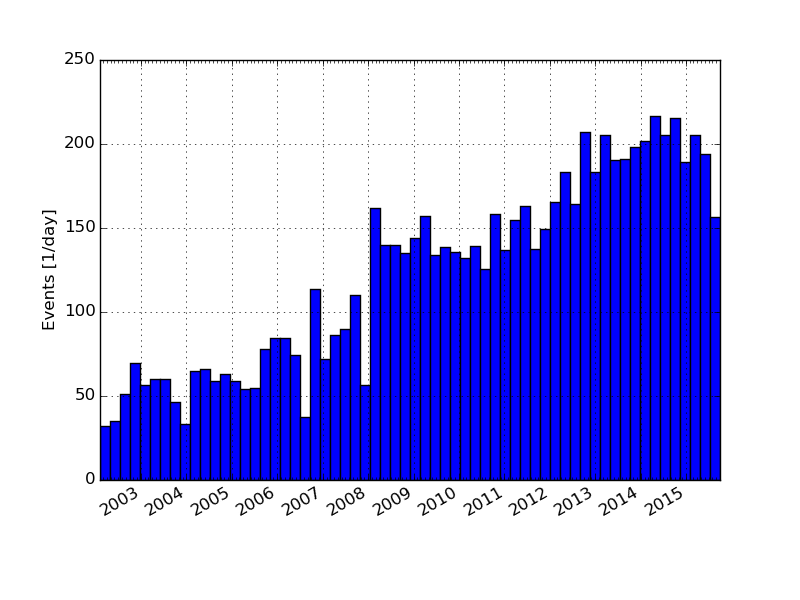
#> input picture histo.png, 800 x 600 px
$ python -i collate-author-words.py   (imports and definitions only)   (Python 2 division)
#> lines starting #> are read from the running program, lines starting #| are printed output that depends on the picture
#!/usr/bin/python
# Example input:
# git log -p -U0 --date=raw | python ../collate-author-words.py > ../author_rank

import sys, string, re, math, heapq, sgt, operator, subprocess
import matplotlib.pyplot as plt
import numpy as np
from datetime import datetime
from pprint import pprint
# [1 line not run here, left out]

limit = 50000
cmd = "git --git-dir linux-history/.git log -p -U0 --date=raw".split(' ')

# reads the output of `git log -p -U0 --date=raw`

class CommitRecord:
  # [5 lines left out: function __init__, not called in this run]

class ChangeRecord:
  # [5 lines left out: function __init__, not called in this run]


def dir_from_filename(f):
  return f.split('/', 1)[0]

# [2 lines that did not run here, left out]

# [5 lines left out: function flatten_digits_impl, not called in this run]

# Taken from http://stackoverflow.com/questions/14366401
re_c_string = re.compile(r'''(?x)   # verbose mode
    (?<!\\)    # not preceded by a backslash
    "          # a literal double-quote
    .*?        # 0-or-more characters
    (?<!\\)    # not preceded by a backslash
    "          # a literal double-quote
  ''')

re_c_char = re.compile(r'''(?x)   # verbose mode
    (?<!\\)    # not preceded by a backslash
    '          # a literal single-quote
    .*?        # 0-or-more characters
    (?<!\\)    # not preceded by a backslash
    '          # a literal single-quote
  ''')

re_c_includeang = re.compile(r'''(?x)  # verbose mode
  (?<=\#include )  # preceded by #include
  <                # a literal left-angle
  [^>\s]*          # nonspaces
  >                # a literal right-angle
  ''')

# [17 lines left out: function accumulate_unigrams, not called in this run]

def interesting_file(filename):
  return (filename.endswith('.c') or filename.endswith('.h')) and (not '/staging/' in filename)

# [37 lines left out: function readrecord, not called in this run]

class UnigramModel:
  def __init__(self, d=None):
    self.unigram_counts = {}
    self.total_count = 0
    if d is not None:
      self.update(d)
  def add(self, word, c):
    self.unigram_counts[word] = self.unigram_counts.get(word, 0) + c
    self.total_count += c
  # [16 lines left out: functions update, p, not called in this run]
  def bits(self, word):
    return -math.log(self.p(word), 2)
  def entropy(self):
    return sum([self.bits(word) * self.p(word) for word in self.unigram_counts])
  def cross_entropy(self, other):
    words = other.unigram_counts
    return sum([self.bits(word) * other.p(word) for word in words])
  def top_words(self, n=10):
    return heapq.nlargest(n, self.unigram_counts, key=self.unigram_counts.get)
  def top_wordcounts(self, n=10):
    return [(word, self.unigram_counts[word]) for word in self.top_words(n)]
  # [6 lines left out: function smooth, not called in this run]

class AuthorData:
  # [5 lines left out: function __init__, not called in this run]
  def add_document(self, words):
    self.language_model.update(words)
    self.document_count += 1
  def add_commit(self, commit):
    self.commits.append(commit)

language_model = UnigramModel()
author_data = {}
dir_data = {}
count = 0

# [1 line that did not run here, left out]

# [25 lines not run here, left out]

author_rank = sorted([
  (ad, language_model.cross_entropy(ad.language_model))
  for ad in author_data.values()], key=operator.itemgetter(1))

# [4 lines not run here, left out]

dir_rank = sorted([
  (dd, language_model.cross_entropy(dd.language_model))
  for dd in dir_data.values()], key=operator.itemgetter(1))

# [4 lines not run here, left out]

# [6 lines left out: function plot_lm, not called in this run]

>>> import cv2
>>> picture = cv2.imread('histo.png', cv2.IMREAD_GRAYSCALE)
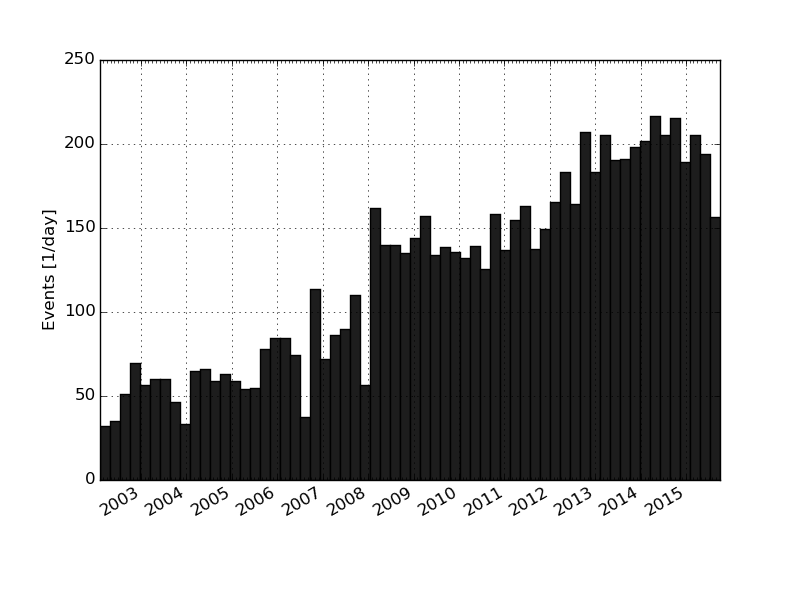
#> picture: shape (600, 800); min 0, max 255, mean 189.3
>>> result = readrecord(picture)
